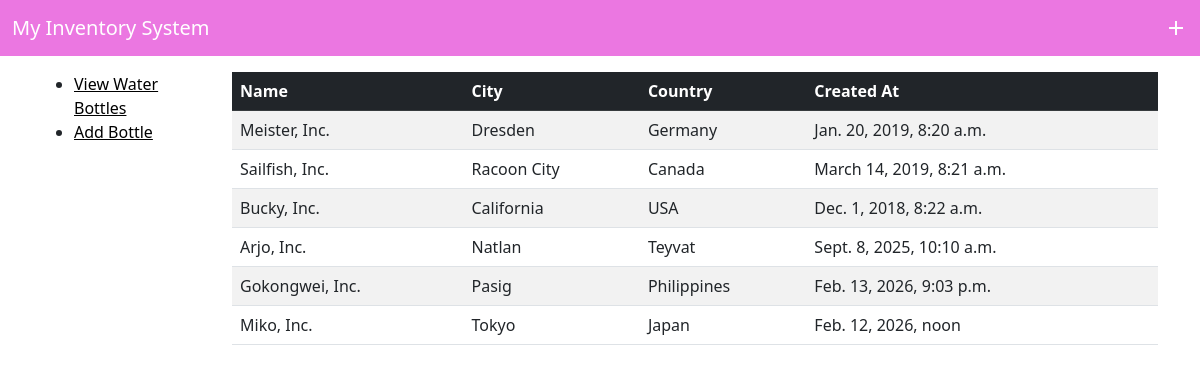
The page / on the database its author committed.
### MyInventoryApp/models.py (models this page shows, shortened)
class Supplier(models.Model):
    name = models.CharField(max_length=100)
    city = models.CharField(max_length=100)
    country = models.CharField(max_length=100)
    created_at = models.DateTimeField()

### MyInventoryApp/views.py (the view)
# urls.py: path('', views.view_suppliers, name='view_suppliers'),
def view_suppliers(request):
    supplier_objects = Supplier.objects.all()
    return render(request, 'MyInventoryApp/view_suppliers.html', {'suppliers':supplier_objects})

### MyInventoryApp/templates/MyInventoryApp/view_suppliers.html
{% extends 'MyInventoryApp/base.html' %}
{% load static %}
{% block sidebar %}
<ul>
    <li><a href="{% url 'view_bottles' %}" style="color:black">View Water Bottles</a></li>
    <li><a href="{% url 'add_bottles' %}" style="color:black">Add Bottle</a></li>
</ul>
{% endblock %}
{% block content %}
    <table class="table table-striped">
        <thead>
            <tr>
                <th class="table-dark" scope="col"> Name </th>
                <th class="table-dark" scope="col"> City </th>
                <th class="table-dark" scope="col"> Country </th>
                <th class="table-dark" scope="col"> Created At </th>
            </tr>
        </thead>
        <tbody>
            {% for s in suppliers %}
            <tr>
                <td> {{ s.name }} </td>
                <td> {{ s.city }} </td>
                <td> {{ s.country }} </td>
                <td>{{ s.created_at }}</td>
            </tr>
            {% endfor %}
        </tbody>
    </table>
{% endblock %}

### MyInventoryApp/templates/MyInventoryApp/base.html (shortened to what this page needs)
{% load static %}
<html>
<head>
    <link rel="stylesheet" href="{% static '/bootstrap/css/bootstrap.min.css' %}">
    <link rel="stylesheet" href="{% static '/bootstrap/css/custom.css' %}">
</head>
<body>
    <nav class="navbar navbar-dark bg-custom mb-3 sticky-top" style="background-color: #eb77e1;">
        <div class="container-fluid">
            <a class="navbar-brand mb-0" href="{% url 'view_suppliers' %}">My Inventory System</span> </a>
            <a href="{% url 'add_bottles' %}" style="color:white"><i class="material-icons">add</i></a>
        </div>
    </nav>
    <div class="container">
        <div class="row">
            <div class="col-2">
                {% block sidebar %}
                {% endblock %}
            </div>
            <div class="col-10">
                {% block content %}
                {% endblock %}
            </div>
        </div>
    </div>
</body>
</html>

### rows shown on the page
Supplier: name "Meister, Inc.", city "Dresden", country "Germany", created_at "Jan. 20, 2019, 8:20 a.m."
Supplier: name "Sailfish, Inc.", city "Racoon City", country "Canada", created_at "March 14, 2019, 8:21 a.m."
Supplier: name "Bucky, Inc.", city "California", country "USA", created_at "Dec. 1, 2018, 8:22 a.m."
Supplier: name "Arjo, Inc.", city "Natlan", country "Teyvat", created_at "Sept. 8, 2025, 10:10 a.m."
Supplier: name "Gokongwei, Inc.", city "Pasig", country "Philippines", created_at "Feb. 13, 2026, 9:03 p.m."
Supplier: name "Miko, Inc.", city "Tokyo", country "Japan", created_at "Feb. 12, 2026, noon"
